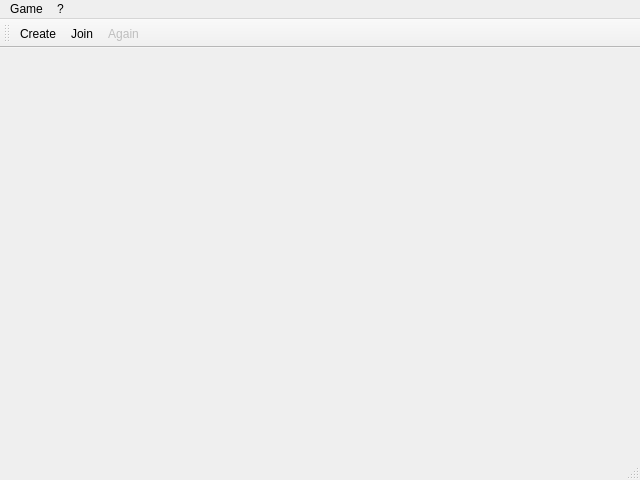
<?xml version="1.0" encoding="UTF-8"?>
<ui version="4.0">
 <class>MainWindow</class>
 <widget class="QMainWindow" name="MainWindow">
  <property name="geometry">
   <rect>
    <x>0</x>
    <y>0</y>
    <width>640</width>
    <height>480</height>
   </rect>
  </property>
  <property name="windowTitle">
   <string>Tic-Tac-Toe</string>
  </property>
  <widget class="QWidget" name="centralWidget">
   <layout class="QVBoxLayout" name="verticalLayout"/>
  </widget>
  <widget class="QMenuBar" name="menuBar">
   <property name="geometry">
    <rect>
     <x>0</x>
     <y>0</y>
     <width>640</width>
     <height>20</height>
    </rect>
   </property>
   <widget class="QMenu" name="menuGame">
    <property name="title">
     <string>Game</string>
    </property>
    <addaction name="actionCreate"/>
    <addaction name="actionJoin"/>
    <addaction name="actionAgain"/>
    <addaction name="actionQuit"/>
   </widget>
   <widget class="QMenu" name="menuAbout">
    <property name="title">
     <string>?</string>
    </property>
    <addaction name="actionAbout"/>
   </widget>
   <addaction name="menuGame"/>
   <addaction name="menuAbout"/>
  </widget>
  <widget class="QToolBar" name="mainToolBar">
   <property name="enabled">
    <bool>true</bool>
   </property>
   <attribute name="toolBarArea">
    <enum>TopToolBarArea</enum>
   </attribute>
   <attribute name="toolBarBreak">
    <bool>false</bool>
   </attribute>
   <addaction name="actionCreate"/>
   <addaction name="actionJoin"/>
   <addaction name="actionAgain"/>
  </widget>
  <widget class="QStatusBar" name="statusBar"/>
  <action name="actionCreate">
   <property name="checkable">
    <bool>false</bool>
   </property>
   <property name="text">
    <string>Create</string>
   </property>
  </action>
  <action name="actionJoin">
   <property name="text">
    <string>Join</string>
   </property>
  </action>
  <action name="actionAgain">
   <property name="enabled">
    <bool>false</bool>
   </property>
   <property name="text">
    <string>Again</string>
   </property>
  </action>
  <action name="actionQuit">
   <property name="text">
    <string>Quit</string>
   </property>
  </action>
  <action name="actionAbout">
   <property name="text">
    <string>About</string>
   </property>
  </action>
 </widget>
 <layoutdefault spacing="6" margin="11"/>
 <resources/>
 <connections>
  <connection>
   <sender>actionQuit</sender>
   <signal>triggered()</signal>
   <receiver>MainWindow</receiver>
   <slot>close()</slot>
   <hints>
    <hint type="sourcelabel">
     <x>-1</x>
     <y>-1</y>
    </hint>
    <hint type="destinationlabel">
     <x>199</x>
     <y>149</y>
    </hint>
   </hints>
  </connection>
 </connections>
</ui>
